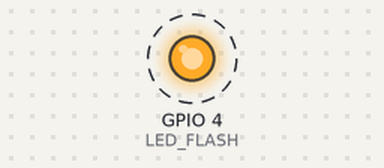
Recording of a sketch running on a simulated ESP32. Parts: output pins drawn as LEDs (lit = HIGH). Dashed ring = blinking. What the sketch prints to the serial monitor is not drawn.

Above: at 0.5 s.
Timing chart, 0 to 4.6 s (numbered marks = the images above):
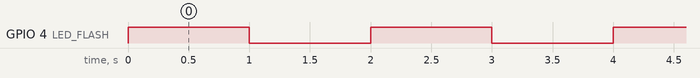

The sketch:

Flash_on_and_off__blink_.ino
```cpp
#define LED_FLASH 4

void setup()
{
  Serial.begin(115200);
  pinMode(LED_FLASH, OUTPUT);
  Serial.println("ESP32-CAM Test Started");
}

void loop()
{
  Serial.println("Turning LED ON");
  digitalWrite(LED_FLASH, HIGH);
  delay(1000);

  Serial.println("Turning LED OFF");
  digitalWrite(LED_FLASH, LOW);
  delay(1000);
}
```

Measured:
- by itself, GPIO 4 (LED_FLASH): alternates HIGH for 1.0 s and LOW for 1.0 s
